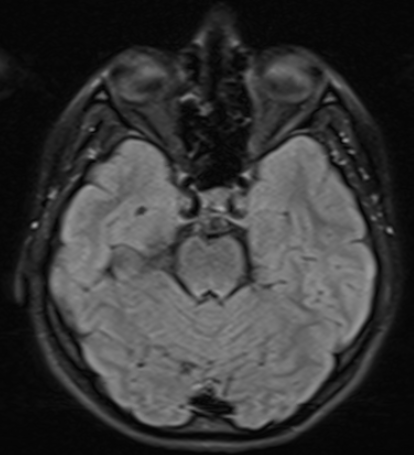
#> input picture data/multiple-sclerosis/MS/Control Axial_crop/kontrol  (18).png, 414 x 455 px; its folder holds 4 pictures in this run
$ jupyter execute --allow-errors 01_EXPLORACION.ipynb
#> lines starting #> are read from the running program, lines starting #| are printed output that depends on the picture
[cell 1]
# Imports
from pathlib import Path
import numpy as np, pandas as pd
import matplotlib.pyplot as plt
from PIL import Image
import re
from scipy.stats import mannwhitneyu
import math

## 1. Inventario

[cell 2]
import sys; sys.path.append("..")
from src.datos import DATA
CARPETAS = {
    "Control Axial_crop":    ("Control", "Axial"),
    "Control Saggital_crop": ("Control", "Sagital"),
    "MS Axial_crop":         ("MS", "Axial"),
    "MS Saggital_crop":      ("MS", "Sagital"),
}

filas = [{"ruta": p, "Clase": c, "Corte": k, "ext": p.suffix.lower()}
         for carpeta, (c, k) in CARPETAS.items()
         for p in sorted((DATA / carpeta).iterdir())]
df = pd.DataFrame(filas)

print(df.groupby(["Clase", "Corte"]).size().unstack())
print("\nTotal de fotos:", len(df))
print("Extensión de los datos: ")
df["ext"].value_counts().to_frame()

&nbsp; Las fotos tienen todas extensión .png, un método de compresión sin périda por lo que no vamos a tener problema con artefactos de compresión previos. El dataset contiene resonáncias (MRI) en FLAIR en dos cortes: axial y sagital. Además, los datos se dividen en dos grupos:

* Control: sujetos sanos, 59 pacientes.
* MS: sujetos con esclerosis múltiple, 72 pacientes.

## 2. Resolución, modo y tamaño

[cell 3]
def props(p):
    with Image.open(p) as im:
#> im is the input picture: PIL image 414x455 RGB; min 5, max 170, mean 55.3
        return pd.Series({"ancho": im.size[0], "alto": im.size[1], "modo": im.mode})

df[["ancho", "alto", "modo"]] = df["ruta"].apply(props)
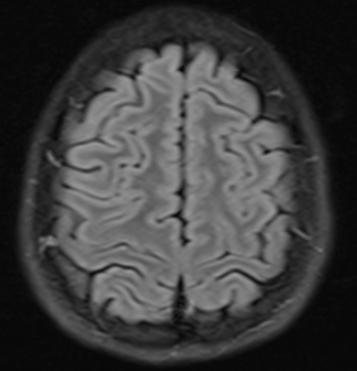
#> input picture data/multiple-sclerosis/MS/Control Axial_crop/kontrol  (29).png, 357 x 371 px
#> in props, im is the input picture: PIL image 357x371 RGB; min 7, max 156, mean 61.3
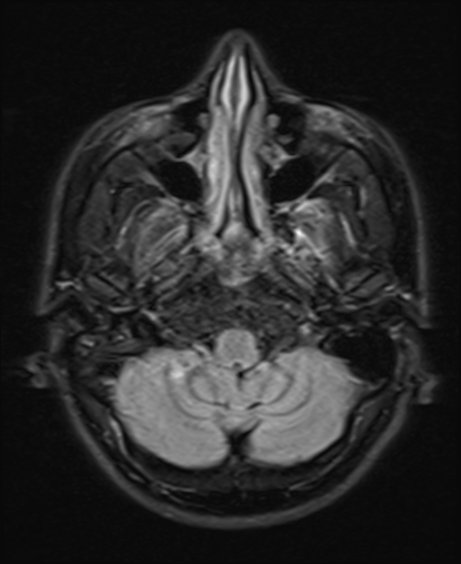
#> input picture data/multiple-sclerosis/MS/Control Axial_crop/kontrol  (33).png, 461 x 564 px
#> in props, im is the input picture: PIL image 461x564 RGB; min 9, max 244, mean 42
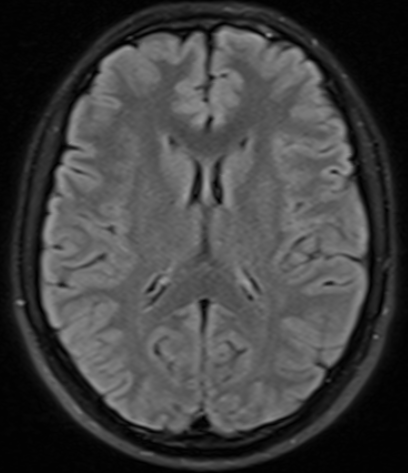
#> input picture data/multiple-sclerosis/MS/Control Axial_crop/kontrol  (42).png, 408 x 473 px
#> in props, im is the input picture: PIL image 408x473 RGB; min 1, max 163, mean 63.7
df["kb"] = df["ruta"].apply(lambda p: p.stat().st_size / 1024)
tabla = df["modo"].value_counts().rename_axis("Modo de color").reset_index(name="Cantidad")
print(tabla.to_string(index=False), " \n")
print("\n----------------------------")
print(" --- Tamaño de las fotos ---")
print("----------------------------")

resumen = df.groupby(["Clase", "Corte"])[["ancho", "alto"]].agg(["min", "median", "max"])
resumen.columns = ["Ancho mín", "Ancho mediana", "Ancho máx", "Alto mín", "Alto mediana", "Alto máx"]
display(resumen)
print(f"Peso total: {df['kb'].sum()/1024:.1f} MB")

## 3. Visulización de ejemplos

[cell 4]
grupos = list(df.groupby(["Clase", "Corte"]))
fig, axs = plt.subplots(4, 3, figsize=(12, 15))
#> (the rest of this cell did not finish here and is left out)

## 4. Estructura del dataset: cuántos pacientes hay y en qué cortes.

[cell 5]
patron = re.compile(r"(\d*)\s*[a-zA-Z]?\s*\((\d+)\)\s*$")
m = df["ruta"].apply(lambda p: patron.search(p.stem))
df["N"] = m.apply(lambda x: int(x.group(2)))

print("\n//////////////////////////////////")
print("Etiquetado de los datos de control")
print("//////////////////////////////////")
df["IdNombre"] = m.apply(lambda x: x.group(1) if x and x.group(1) else None)
df.loc[df["Clase"] == "MS", "IdNombre"] = None   # en MS "1" de A1/S1 es fijo, no es un ID

ctrl = df[df["Clase"] == "Control"]
display(ctrl.groupby("Corte").agg(
    Archivos=("ruta", "size"),
    Con_ID=("IdNombre", lambda s: s.notna().sum()),
    Sin_ID=("IdNombre", lambda s: s.isna().sum()),
    Pacientes=("IdNombre", "nunique")))

def tramos(g):
    cambio = (g[["ancho", "alto"]] != g[["ancho", "alto"]].shift()).any(axis=1)
    return cambio.cumsum()

print("\n||||||||||||||||||||||||||||||||||||||||||||||||")
print("Varianción del tamaño de las imágenes en control")
print("||||||||||||||||||||||||||||||||||||||||||||||||")
filas = []
for corte, g in df[(df["Clase"] == "Control") & df["IdNombre"].notna()].groupby("Corte"):
    g = g.assign(Id=g["IdNombre"].astype(int)).sort_values(["Id", "N"])
    g["Tramo"] = tramos(g)
    un_tamano = (g.groupby("Id")[["ancho", "alto"]].nunique().max(axis=1) == 1).mean() * 100
    filas.append({"Corte": corte, "Pacientes reales": g["Id"].nunique(),
                  "Tramos por tamaño": g["Tramo"].nunique(),
                  "% pacientes con un solo tamaño": round(un_tamano, 1)})
display(pd.DataFrame(filas))

print("\n******************************")
print("Comparación entre control y MS")
print("******************************")

resumen = df.groupby(["Clase", "Corte"]).agg(
    Archivos=("ruta", "size"),
    N_min=("N", "min"), N_max=("N", "max"), N_unicos=("N", "nunique"),
    Con_ID=("IdNombre", lambda s: s.notna().sum()),
    Pacientes_por_nombre=("IdNombre", "nunique"))
display(resumen)
print("Sujetos según el paper: MS = 72, Control = 59")

[cell 6]
# Mostramos los cortes por paciente en control de un paciente al azar, según las etiquetas del dataset
CORTE = "Sagital"   # cambiar a "Sagital" para ver el otro
sel = (df["Clase"] == "Control") & (df["Corte"] == CORTE)
#> (the rest of this cell did not finish here and is left out)

&ensp; Cada archivo es un corte, no un paciente. Los 3427 archivos pertenecen a 131 sujetos (72 MS y 59 controles) y cada sujeto aporta una pila de cortes que recorre la cabeza.

- **Control:** el nombre trae el ID de paciente (`kontrol 17 (1)`: paciente 17, corte 1).
- **MS:** el nombre es `A1 (n)` / `S1 (n)`, con un contador continuo que mezcla a todos los pacientes. No trae ID.

&ensp; Lo que hicimos fue:

1. Extraer el ID de paciente y el número de corte de los nombres de Control.
2. Poner a prueba un criterio para reconstruir pacientes en MS: que el tamaño del recorte sea constante dentro de un paciente, de modo que los saltos de tamaño marquen el cambio de paciente. Lo validamos en Control, donde conocemos los IDs.

**Resultado.** El criterio **no se sostiene**: solo el 4,2 % de los pacientes de Control en axial (0 % en sagital) tiene todos sus cortes con el mismo tamaño. Cada corte está recortado individualmente alrededor del cerebro, y el tamaño cambia a lo largo de la pila. Por lo tanto **no se puede reconstruir el ID de paciente en MS** a partir del tamaño de la imagen.

**Limitación.** En MS no hay ID de paciente, así que no es posible una partición por paciente. La comparación estadística entre grupos trata cada corte como una observación, aunque cortes del mismo paciente no son independientes.

**Observación.** Control tiene en promedio más cortes por paciente que MS, tanto axiales como sagitales.

**IDs de Control.** En axial se identifican 48 pacientes (IDs 1 a 48). Los otros 149 cortes forman dos secuencias de numeración continua sin ID: `kontrol (1..92)` y `kontrol aks (1..57)`, cada una mezcla a un número desconocido de pacientes, igual que MS. En sagital hay 48 pacientes identificados (IDs 1 a 49, sin el 48), con nombres `kontrol 35 s (n)`. El paper reporta 59 controles, así que no todos quedan identificados por nombre.

## 5. Visualización de histogramas

[cell 7]
# Algunas imágenes al azar
def a_gris(ruta):
    return np.asarray(Image.open(ruta).convert("L"))
#> `plt.show()`:
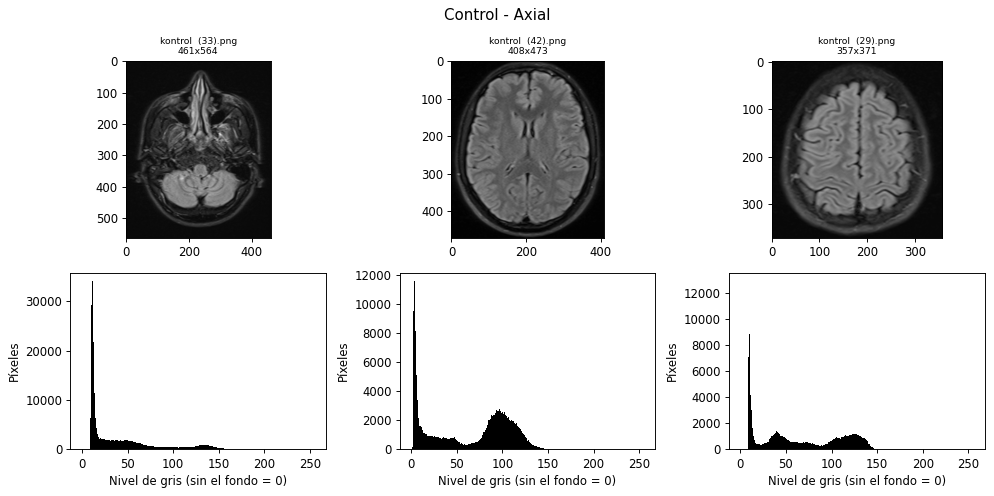
#> figure drawn by matplotlib, 6 panels; panel 4: tallest bar 34084 high, from x = 10.96 to 11.95; panel 5: tallest bar 11573 high, from x = 2.99 to 3.98; panel 6: tallest bar 12942 high, from x = 8.96 to 9.96

N = 3
#> (the rest of this cell did not finish here and is left out)
